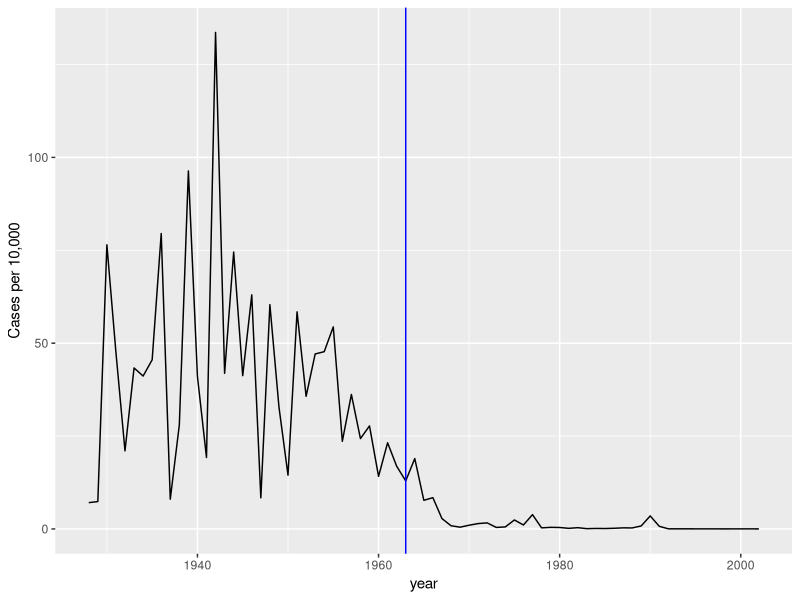
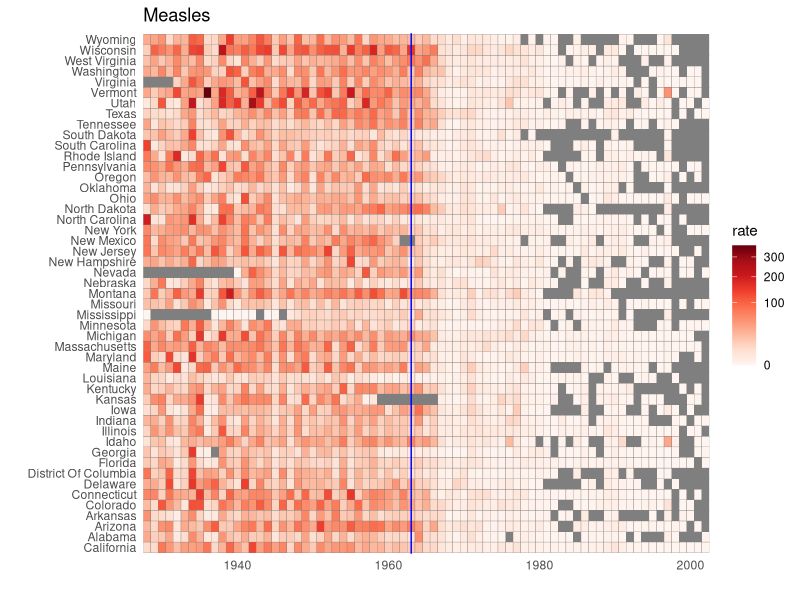
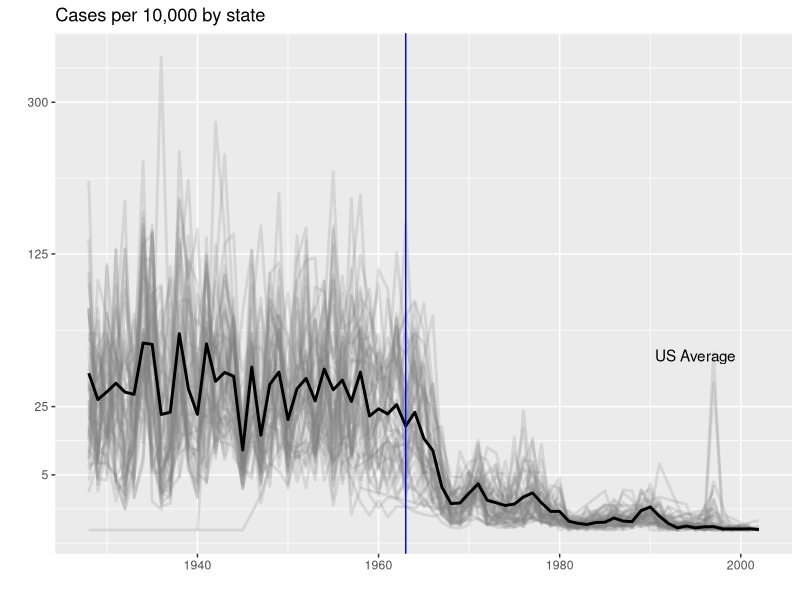

The R script that drew these images, in order:
#import data and inspect
library(tidyverse)
library(dslabs)
data("us_contagious_diseases")
str(us_contagious_diseases)

#Tile plot of measles rate by year and state
#assign dat to the per 10,000 rate of measles, removing Alaska and Hawaii and adjusting for weeks reporting
the_disease <- "Measles"
dat <- us_contagious_diseases %>%
  filter(!state %in% c("Hawaii", "Alaska") & disease == the_disease) %>%
  mutate(rate = count/population *10000 * 52/weeks_reporting) %>%
  mutate(state = reorder(state, rate))

#plot disease rates per year in California
dat %>% filter (state == "California" & !is.na(rate)) %>%
  ggplot(aes(year, rate)) +
  geom_line() +
  ylab("Cases per 10,000") +
  geom_vline(xintercept =1963, col = "blue")

#tile plot of disease rate by state and year
dat %>% ggplot(aes(year, state, fill=rate)) +
  geom_tile(color = "grey50") +
  scale_x_continuous(expand = c(0,0)) +
  scale_fill_gradientn(colors = RColorBrewer::brewer.pal(9, "Reds"), trans = "sqrt") +
  geom_vline(xintercept = 1963, col = "blue") +
  theme_minimal() + theme(panel.grid = element_blank()) +
  ggtitle(the_disease)+
  ylab("") +
  xlab("")

#Line plot of measles rate by year and state
#compute US average measles rate by year
avg <- us_contagious_diseases %>%
  filter(disease == the_disease) %>% group_by(year) %>%
  summarize(us_rate = sum(count, na.rm = TRUE)/sum(population, na.rm = TRUE) *10000)

#make line plot of measles rate by year by state
dat %>% 
  filter(!is.na(rate)) %>%
  ggplot() +
  geom_line(aes(year, rate, group = state), color = "grey50", 
            show.legend = FALSE, alpha= 0.2, size= 1) +
  geom_line(mapping = aes(year, us_rate), data = avg, size = 1, col = "black") +
  scale_y_continuous(trans = "sqrt", breaks = c(5,25,125,300)) +
  ggtitle("Cases per 10,000 by state") +
  xlab("")+
  ylab("")+
  geom_text(data = data.frame(x = 1995, y = 50),
            mapping = aes(x, y, label = "US Average"), color = "black") +
  geom_vline(xintercept = 1963, col= "blue")
